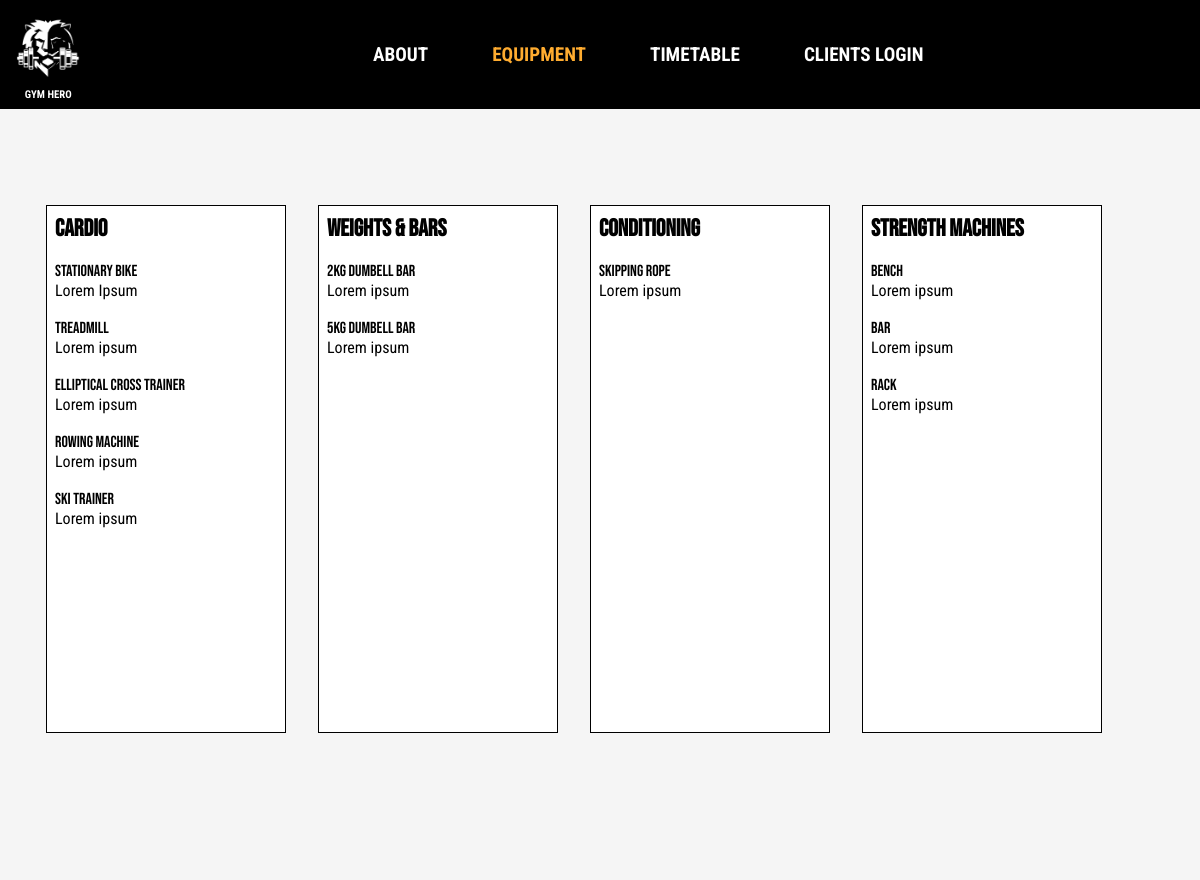
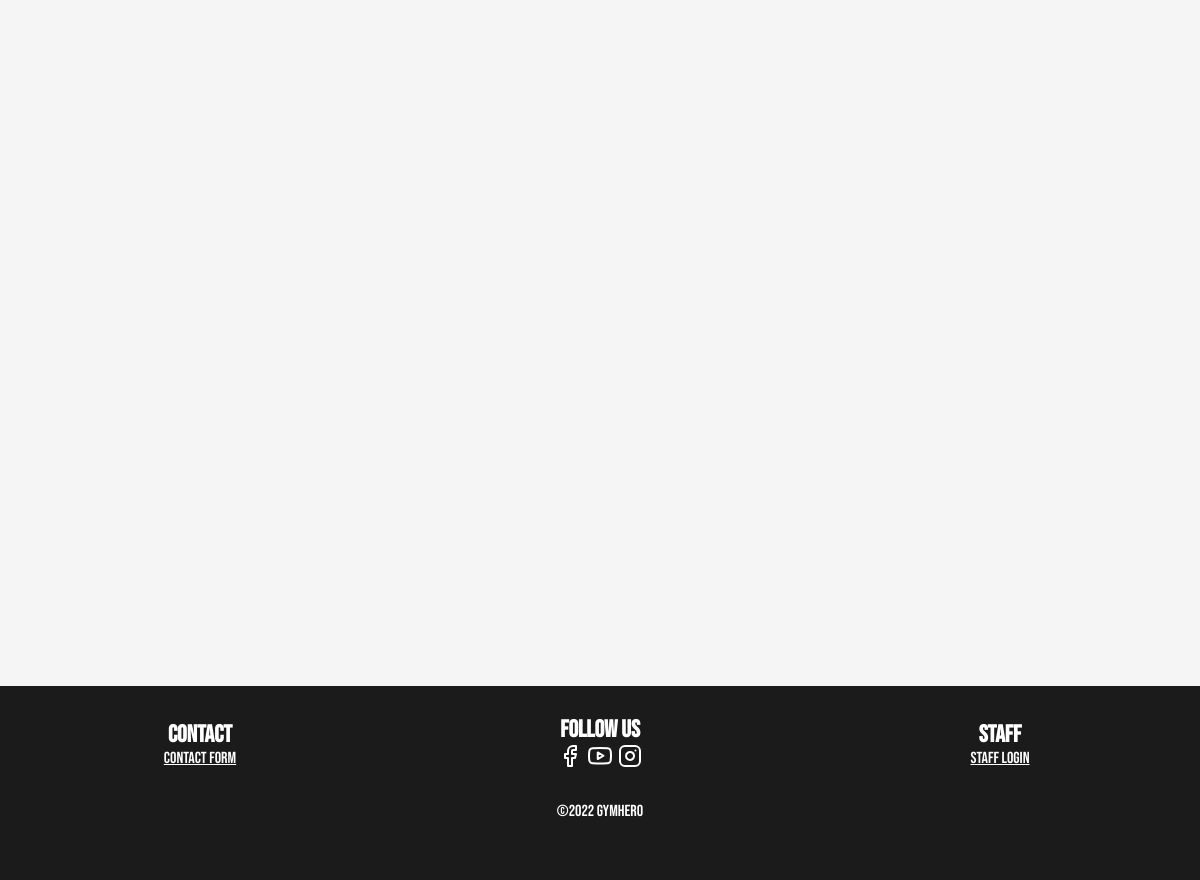
The app's page /pages/equipment.php with its own data (2 pictures, top to bottom).
### tables this page shows
CREATE TABLE `equipment` (
  `id` int(100) NOT NULL,
  `name` varchar(100) NOT NULL,
  `description` varchar(100) NOT NULL,
  `etype` varchar(50) NOT NULL
);

### functions/functions.php (the view, shortened to what this page needs)
<?php
function viewEquipment($dbConnect){
    listDetail($dbConnect,'cardio');
    listDetail($dbConnect,'weights & bars');
    listDetail($dbConnect,'conditioning');
    listDetail($dbConnect,'strength machines');
}
function listDetail($dbConnect,$details){
    $sql = "SELECT * FROM equipment";
        echo '<div class="ctaBox">';
        echo '<h2>'.ucfirst($details).'</h2>'.'<br>';
        foreach($dbConnect->query($sql) as $row){
             if($details == $row['etype']){
              echo $row['name'].'<br>';
              echo '<div class="equip-desc">';
              echo $row['description'].'<br>';
              echo '<br>';
              echo '</div>';
            }
        }
        echo '</div>';
 }
?>

### pages/equipment.php (shortened to what this page needs)
<?php
    include_once('../functions/functions.php');
    $dbConnect = dbLink();
?>
<!DOCTYPE html>
<html lang="en">
  <head>
    <link rel="stylesheet" href="../css/style.css" />
  </head>
  <body>
  <div class="grid-container">
      <div class="logo">
        <a href="../index.php"><img src="../images/logo.png" class="logo" alt="GymHero Logo" /></a>
        <h6>Gym Hero</h6>
      </div>
      <nav>
        <ul>
          <li><a href="about.php">About</a></li>
          <li><a href="equipment.php" class="current">Equipment</a></li>
          <li><a href="timetable.php">Timetable</a></li>
          <li><a href="login.php">Clients Login</a></li>
        </ul>
      </nav>
  <div class="equipment-main">
    <div class="equipment-content">
      <?php
     viewEquipment($dbConnect);
      ?>
      </div>
      </div>
<footer>
        <div class="footer-container">
          <div class="column contact">
            <h4>Contact</h4>
            <a href="contact.php">Contact Form</a>
          </div>
          <div class="column svg">
            <h4>Follow Us</h4>
            <div class="social">
              <div class="facebook">
                <img
                  src="../images/facebook.svg"
                  class="logo"
                  alt="Facebook Logo"
                />
              </div>
              <div class="youtube">
                <img src="../images/youtube.svg" class="logo" alt="Youtube Logo" />
              </div>
              <div class="instagram">
                <img
                  src="../images/instagram.svg"
                  class="logo"
                  alt="Instagram Logo"
                />
              </div>
            </div>
          </div>
          <div class="column access">
            <h4>Staff</h4>
            <a href="login.php">Staff Login</a>
          </div>
        </div>
        <div class="copyright">
          <p>&copy;2022 GymHero</p>
        </div>
      </footer>
   </div>
  </body>
</html>

### css/style.css (style rules this page uses)
* { margin: 0; padding: 0; box-sizing: border-box; }
.grid-container { height: 220vh; display: grid; grid-template-columns: repeat(18, 1fr); grid-template-rows: repeat(18, 1fr); color: white; background-color: #000000; }
.logo { display: grid; grid-area: 1/1/2/2; font-family: "Roboto Condensed", sans-serif; text-transform: uppercase; text-align: center; justify-content: center; background-color: #000000; padding: 0.5em; }
.logo img { height: 10vh; justify-content: center; }
.logo h6 { justify-content: center; }
nav { display: grid; grid-area: 1/2/2/19; background-color: #000000; color: #fffefc; font-family: "Roboto Condensed", sans-serif; text-transform: uppercase; justify-content: center; }
nav ul { display: inline-flex; align-items: center; }
li { list-style: none; padding: 0 2em; }
li a { font-size: 1.2rem; text-decoration: none; font-weight: bold; color: white; }
footer { display: grid; grid-area: 17/1/19/19; font-family: "Bebas Neue", "cursive"; background-color: #1b1b1b; }
footer a { color: white; }
footer h4 { font-size: 1.5em; }
.column img { filter: invert(1); background-color: transparent; padding: 0 0.2em; }
.footer-container { display: grid; grid-template-columns: repeat(3, 1fr); }
.column { text-align: center; align-self: center; }
.copyright { text-align: center; align-items: center; }
.social { display: inline-flex; }
.current { color: rgba(255, 172, 48, 1); }
.ctaBox { width: 20vw; background-color: white; float: left; margin: 1em; padding: 0.5em; border: 1px solid black; }
.equipment-main { display: grid; grid-area: 2/1/17/19; background-color: whitesmoke; color: #000000; justify-content: center; }
.equipment-content { display: inline-flex; width: 95vw; height: 70vh; margin-top: 10vh; }
.equip-desc { font-family: "Roboto Condensed", sans-serif; }
* { margin: 0; box-sizing: border-box; }
body { background-color: #ffffff8f; font-family: "Bebas Neue", "cursive"; }

### records on screen
equipment: name "Stationary bike", description "Lorem Ipsum"
equipment: name "Treadmill", description "Lorem ipsum"
equipment: name "Elliptical Cross Trainer", description "Lorem ipsum"
equipment: name "Rowing Machine", description "Lorem ipsum"
equipment: name "Ski Trainer", description "Lorem ipsum"
equipment: name "2Kg Dumbell Bar", description "Lorem ipsum"
equipment: name "5Kg Dumbell Bar", description "Lorem ipsum"
equipment: etype "Conditioning", name "Skipping Rope", description "Lorem ipsum"
equipment: name "Bench", description "Lorem ipsum"
equipment: name "Bar", description "Lorem ipsum"
equipment: name "Rack", description "Lorem ipsum"

### other values on screen
$details "Cardio Weights & bars Strength machines"
